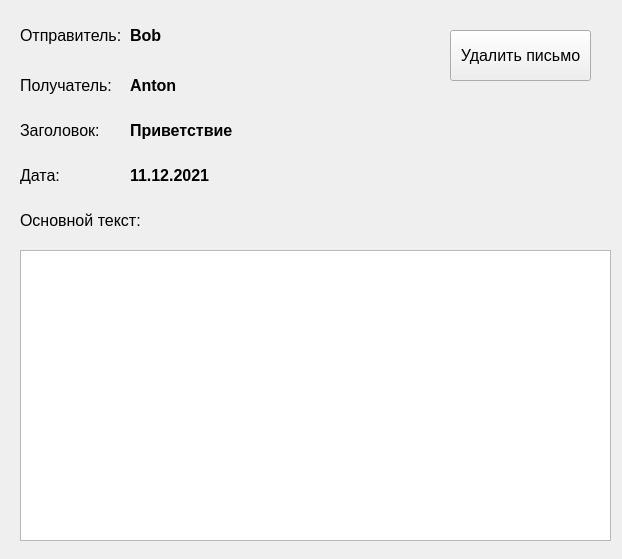
<?xml version="1.0" encoding="UTF-8"?>
<ui version="4.0">
 <class>Form</class>
 <widget class="QWidget" name="Form">
  <property name="geometry">
   <rect>
    <x>0</x>
    <y>0</y>
    <width>622</width>
    <height>559</height>
   </rect>
  </property>
  <property name="minimumSize">
   <size>
    <width>622</width>
    <height>521</height>
   </size>
  </property>
  <property name="maximumSize">
   <size>
    <width>622</width>
    <height>1000</height>
   </size>
  </property>
  <property name="windowTitle">
   <string>Письмо</string>
  </property>
  <widget class="QLabel" name="label">
   <property name="geometry">
    <rect>
     <x>20</x>
     <y>10</y>
     <width>141</width>
     <height>51</height>
    </rect>
   </property>
   <property name="font">
    <font>
     <pointsize>12</pointsize>
    </font>
   </property>
   <property name="text">
    <string>Отправитель:</string>
   </property>
  </widget>
  <widget class="QLabel" name="label_addressee">
   <property name="geometry">
    <rect>
     <x>130</x>
     <y>70</y>
     <width>381</width>
     <height>31</height>
    </rect>
   </property>
   <property name="font">
    <font>
     <pointsize>12</pointsize>
     <bold>true</bold>
    </font>
   </property>
   <property name="text">
    <string>Anton</string>
   </property>
  </widget>
  <widget class="QLabel" name="label_4">
   <property name="geometry">
    <rect>
     <x>20</x>
     <y>110</y>
     <width>141</width>
     <height>41</height>
    </rect>
   </property>
   <property name="font">
    <font>
     <pointsize>12</pointsize>
    </font>
   </property>
   <property name="text">
    <string>Заголовок:</string>
   </property>
  </widget>
  <widget class="QLabel" name="label_7">
   <property name="geometry">
    <rect>
     <x>20</x>
     <y>200</y>
     <width>131</width>
     <height>41</height>
    </rect>
   </property>
   <property name="font">
    <font>
     <pointsize>12</pointsize>
     <bold>false</bold>
    </font>
   </property>
   <property name="text">
    <string>Основной текст:</string>
   </property>
  </widget>
  <widget class="QTextEdit" name="main_text">
   <property name="enabled">
    <bool>true</bool>
   </property>
   <property name="geometry">
    <rect>
     <x>20</x>
     <y>250</y>
     <width>591</width>
     <height>291</height>
    </rect>
   </property>
  </widget>
  <widget class="QLabel" name="label_2">
   <property name="geometry">
    <rect>
     <x>20</x>
     <y>60</y>
     <width>131</width>
     <height>51</height>
    </rect>
   </property>
   <property name="font">
    <font>
     <pointsize>12</pointsize>
    </font>
   </property>
   <property name="text">
    <string>Получатель:</string>
   </property>
  </widget>
  <widget class="QLabel" name="label_sender">
   <property name="geometry">
    <rect>
     <x>130</x>
     <y>20</y>
     <width>381</width>
     <height>31</height>
    </rect>
   </property>
   <property name="font">
    <font>
     <pointsize>12</pointsize>
     <italic>false</italic>
     <bold>true</bold>
    </font>
   </property>
   <property name="text">
    <string>Bob</string>
   </property>
  </widget>
  <widget class="QLabel" name="label_title">
   <property name="geometry">
    <rect>
     <x>130</x>
     <y>110</y>
     <width>481</width>
     <height>41</height>
    </rect>
   </property>
   <property name="font">
    <font>
     <pointsize>12</pointsize>
     <bold>true</bold>
    </font>
   </property>
   <property name="text">
    <string>Приветствие</string>
   </property>
  </widget>
  <widget class="QLabel" name="label_3">
   <property name="geometry">
    <rect>
     <x>20</x>
     <y>160</y>
     <width>81</width>
     <height>31</height>
    </rect>
   </property>
   <property name="font">
    <font>
     <pointsize>12</pointsize>
    </font>
   </property>
   <property name="text">
    <string>Дата:</string>
   </property>
  </widget>
  <widget class="QLabel" name="label_date">
   <property name="geometry">
    <rect>
     <x>130</x>
     <y>160</y>
     <width>171</width>
     <height>31</height>
    </rect>
   </property>
   <property name="font">
    <font>
     <pointsize>12</pointsize>
     <bold>true</bold>
    </font>
   </property>
   <property name="text">
    <string>11.12.2021</string>
   </property>
  </widget>
  <widget class="QPushButton" name="delete_btn">
   <property name="geometry">
    <rect>
     <x>450</x>
     <y>30</y>
     <width>141</width>
     <height>51</height>
    </rect>
   </property>
   <property name="font">
    <font>
     <pointsize>12</pointsize>
    </font>
   </property>
   <property name="text">
    <string>Удалить письмо</string>
   </property>
  </widget>
 </widget>
 <resources/>
 <connections/>
</ui>
